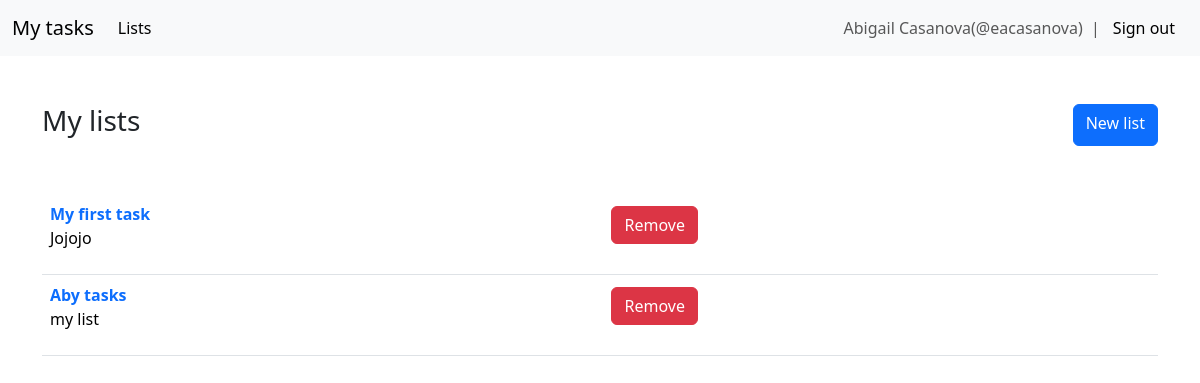
Screenshot of /app/lists/ (signed in) with the database file from the repository.
### app/models.py (models this page shows)
class User(UserMixin, db.Model):
    id = db.Column(db.Integer, primary_key=True)
    name = db.Column(db.String(50), nullable=False)
    username = db.Column(db.String(50), unique=True, nullable=False)
    password = db.Column(db.String(256), nullable=False)

class List(db.Model):
    id = db.Column(db.Integer, primary_key=True)
    name = db.Column(db.String(50), nullable=False)
    details = db.Column(db.Text)
    user_id = db.Column(db.Integer, db.ForeignKey('user.id'), nullable=False)
    user = db.relationship('User', backref=db.backref('lists', lazy=True, cascade='all, delete-orphan'))

### app/views.py (the view)
@app_routes.route('/lists/', methods=['GET'])
@login_required
def list_lists():
    lists = List.query.filter_by(user=current_user)
    context = {
        'current_user': current_user,
        'lists': lists,
    }
    return render_template('lists.html', **context)

### app/__init__.py (called while the page is built)
def register_plugins(flask_app):
    from .plugins import bootstrap, db, login_manager  # noqa
    db.init_app(flask_app)
    with flask_app.app_context():
        db.create_all()
    login_manager.login_view = 'tasks.sign_in'
    login_manager.init_app(flask_app)
    bootstrap.init_app(flask_app)
    @login_manager.user_loader
    def load_user(user_id):
        from .models import User  # noqa
        return User.query.get(int(user_id))

### app/templates/lists.html (shortened to what this page needs)
{% extends "base.html" %}
{% from 'bootstrap5/form.html' import render_form %}
{% from 'macros.html' import navbar %}
{% block body %}
{% block content %}
{{ navbar(current_user) }}
<div class="container">
    <br><br>
    <div class="d-flex justify-content-between">
        <h1 class="h1 fs-3">My lists</h1>
        <a class="btn btn-primary" href="{{ url_for('tasks.create_list') }}">New list</a>
    </div>
    <br><br>
    <table class="table">
        <tbody>
            {% for list in lists %}
            <tr>
                <th>
                    <a class="ligther fs-6 text-decoration-none" href="{{ url_for('tasks.retrieve_list', list_id=list.id) }}">{{ list.name }}</a>
                    <p class="fw-lighter">{{ list.details }}</p>
                </th>
                <td>
                    <form class="badge" action="{{ url_for('tasks.destroy_list', list_id=list.id) }}" method="POST">
                        <button class="btn btn-danger" type="submit">Remove</button>
                    </form>
                </td>
            </tr>
            {% endfor %}
        </tbody>
    </table>
</div>
{% endblock %}
{% endblock %}

### app/templates/macros.html (shortened to what this page needs)
{% macro navbar(current_user) %}
<nav class="navbar navbar-expand-lg navbar-light bg-light">
    <div class="container-fluid">
        <a class="navbar-brand" href="#">My tasks</a>
        <div class="collapse navbar-collapse" id="navbarSupportedContent">
            <ul class="navbar-nav me-auto mb-2 mb-lg-0">
                <li class="nav-item">
                    <a class="nav-link active" aria-current="page" href="{{ url_for('tasks.list_lists') }}">Lists</a>
                </li>
            </ul>
            <form class="d-flex" method="POST" action="{{ url_for('tasks.sign_out') }}">
                <span class="navbar-text">
                    {{ current_user.name }}(@{{current_user.username}}) &nbsp
                </span>
                <span class="navbar-text">
                    |
                </span>
                <button class="btn btn-light" type="submit">Sign out</button>
            </form>
        </div>
    </div>
</nav>
{% endmacro %}

### app/static/css/styles.css (style rules this page uses)
h1 { color: brown; }

### rows the page displays
User: name "Abigail Casanova", username "eacasanova"
List: name "My first task", details "Jojojo"
List: name "Aby tasks", details "my list"
